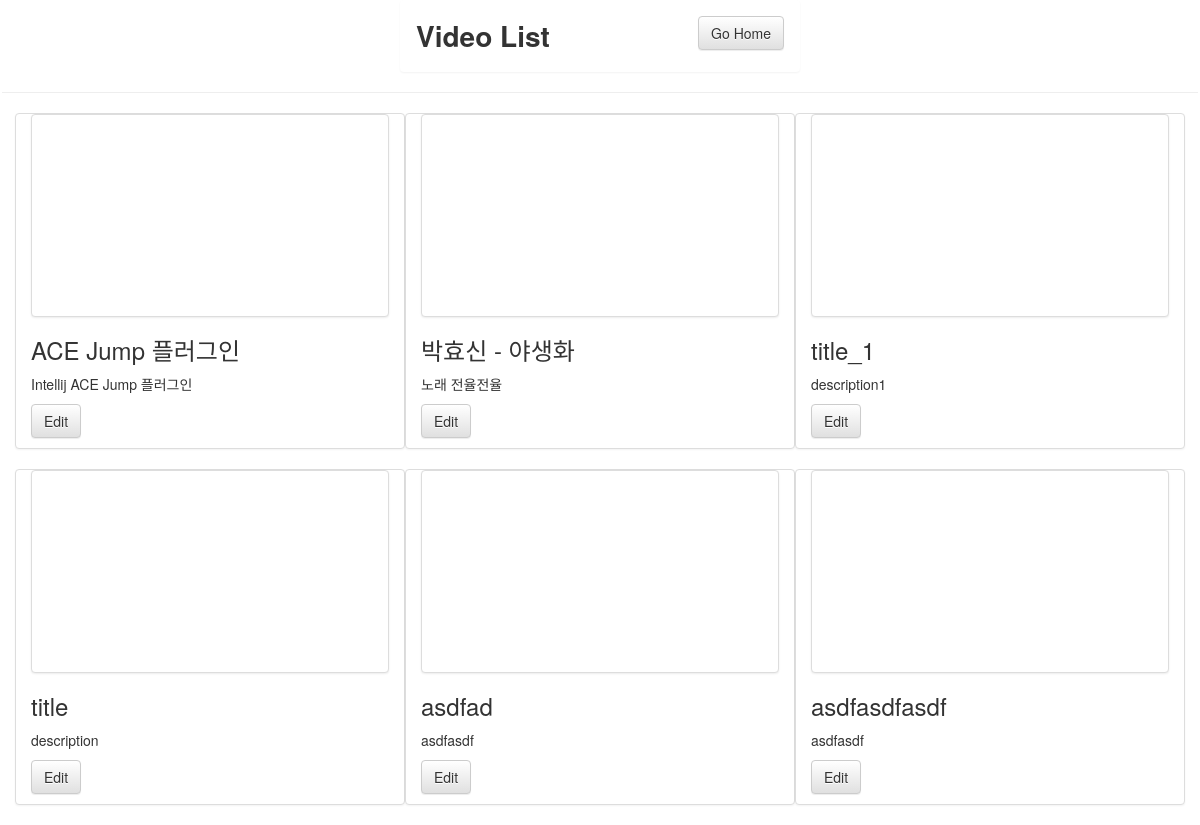
The app's page /sample_app/show_vlist/, older data.
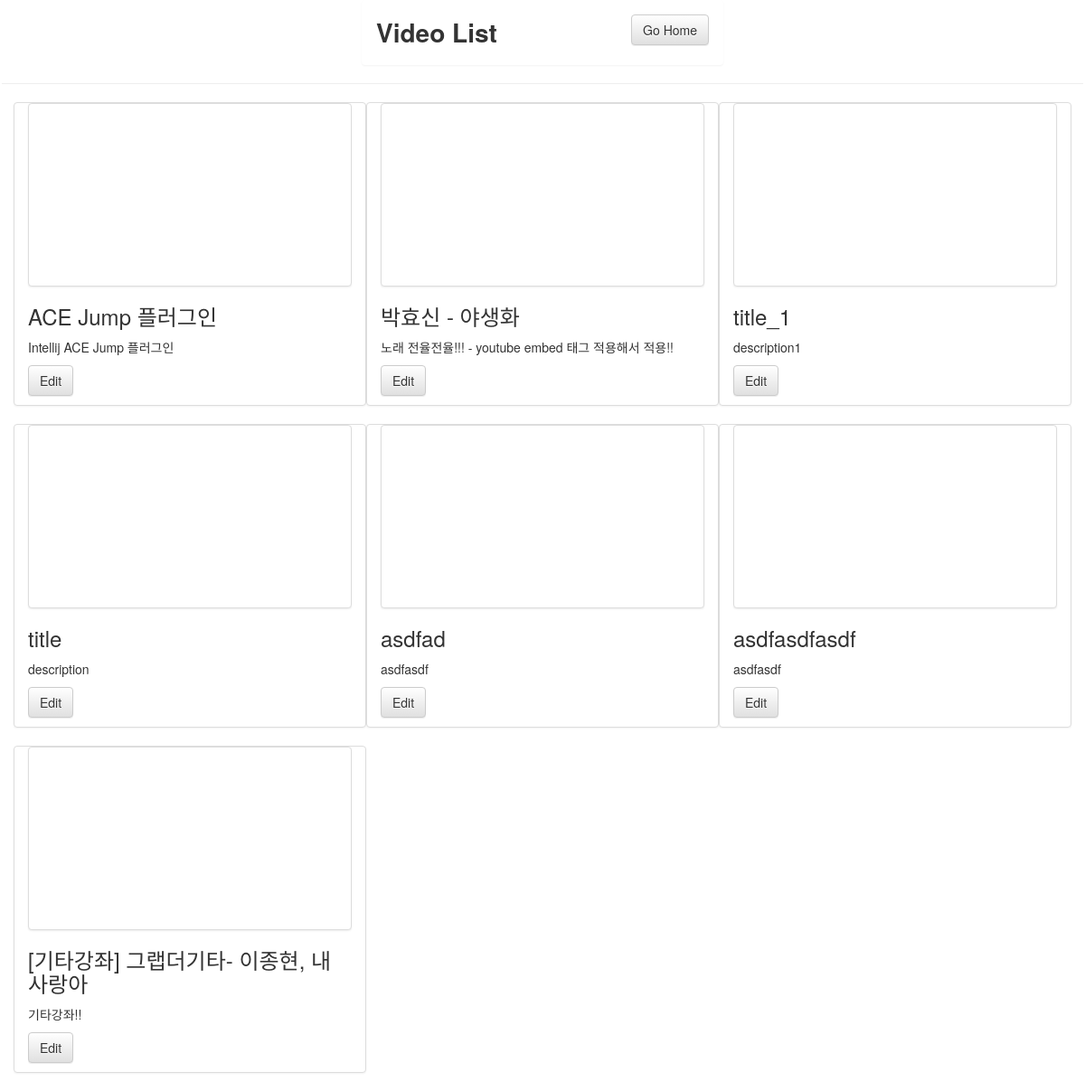
The same page, newer data.
### sample_app/models.py (models this page shows, shortened)
class VideoUrl(models.Model):
    vod_id = models.AutoField(primary_key=True)
    subject = models.CharField(max_length=50)
    url = models.CharField(max_length=100)
    description = models.CharField(max_length=400)

### sample_app/views.py (the view)
def show_vlist(request):
    video_list = VideoUrl.objects.all()
    msg = {'video_list': video_list}
    return render(request, 'sample_app/show_vlist.html', msg)

### sample_app/templates/sample_app/show_vlist.html (shortened to what this page needs)
<html>
 <head>
     <link rel="stylesheet" href="https://maxcdn.bootstrapcdn.com/bootstrap/3.3.2/css/bootstrap.min.css">
     <link rel="stylesheet" href="https://maxcdn.bootstrapcdn.com/bootstrap/3.3.2/css/bootstrap-theme.min.css">
 </head>
 <body>
    <div class="container-fluid panel panenl-default" style="width:400px; padding:15px">
        <div class="title">
            <span class="subject"> <b>Video List</b> </span>
            <a href="/sample_app/index/" class="btn btn-default edit" role="button" > Go Home </a>
        </div>
    </div>
    <div class="empty">
        <hr/>
    </div>
    <div class="container">
        <div class="row">
            {% for vod in video_list %}
                <div class="col-sm-6 col-md-4 panel panel-default">
                    <div class="thumbnail embed-responsive embed-responsive-16by9" width="330" height="220">
                        <iframe width="310" height="200" src="{{ vod.url }}" frameborder="0" class="media-object"></iframe>
                    </div>
                    <div class="caption">
                        <h3> {{ vod.subject }} </h3>
                        <p> {{ vod.description }} </p>
                        <p>
                            <a href="{% url 'sample_app:update' vod.vod_id %}" class="btn btn-default" role="button">Edit</a>
                        </p>
                    </div>
                </div>
            {% endfor %}
        </div>
    </div>
 </body>
</html>

Row changes from the older to the newer data that the page shows:
changed VideoUrl "박효신 - 야생화": description "노래 전율전율" → "노래 전율전율!!! - youtube embed 태그 적용해서 적용!!"
added VideoUrl: subject "[기타강좌] 그랩더기타- 이종현, 내 사랑아", description "기타강좌!!"
